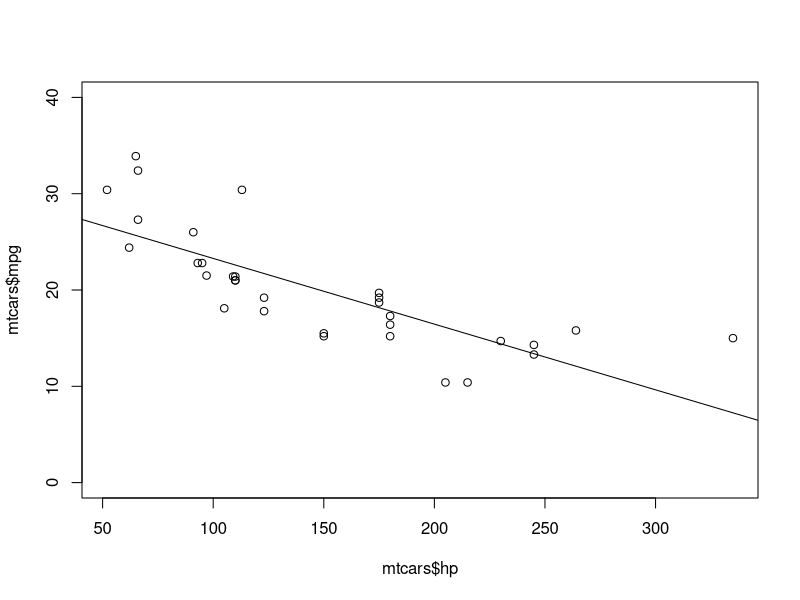

Write the R code that produced this figure.

#If you don't have the stats package installed, install it here
#install.packages("stats")
#library("stats")

#descriptive statistics
range(mtcars$mpg)
mean(mtcars$mpg)
median(mtcars$mpg)
sd(mtcars$mpg) # standard deviation
var(mtcars$mpg) #variance

#if you want a bunch of stuff at once
summary(mtcars[1:4])

#let's convert to something more readable
carsDf = mtcars
carsDf$cyl <- factor(carsDf$cyl, levels = c(4, 6, 8), labels = c("4cyl", "6cyl", "8cyl"))
carsDf$am <- factor(carsDf$am, levels = c(0,1), labels = c("Automatic", "Manual"))

# we can use the aggregate function to slice our data sets up
aggregate(mpg ~ cyl, data = carsDf, mean) # Average MPG by Cyl
aggregate(mpg ~ am, data = carsDf, mean) #Avgerage MPG by Transmission
aggregate(mpg ~ cyl + am, data = carsDf, mean) # Average MPG by Transmission and Cyl

#covariance
cov(mtcars$mpg, mtcars$hp) #covariance
cov(mtcars[1:4]) # covariance matrix

#correlation
cor(mtcars$mpg, mtcars$hp) #correlation
cor(mtcars[1:4]) # correlation matrix

#pulling random samples from datasets
sample(faithful$eruptions, size = 5)

#linear regression
model_fit = lm(mtcars$mpg ~ mtcars$hp) #build a fitted linear model

summary(model_fit)

plot(mtcars$hp, mtcars$mpg, ylim = c(0, 40))
abline(model_fit) #adds a line to the plot